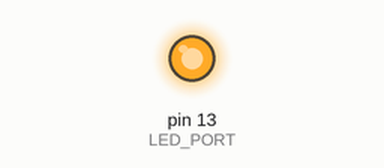
Bench run of a sketch on a simulated Arduino Uno, built with avr-gcc and run on an emulated ATmega328P. Parts: output pins drawn as LEDs (lit = HIGH).

Above: at 2.5 s.
At 6.0 s:
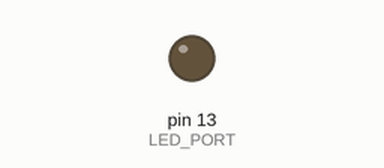
Timing chart, 0 to 9.1 s (numbered marks = the images above):
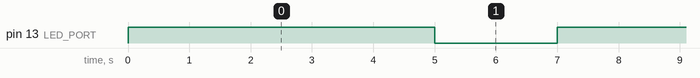

The sketch:

blink.ino
```cpp
int LED_PORT = 13;

void setup()
{
  pinMode(LED_PORT, OUTPUT);
}

void loop()
{
  digitalWrite(LED_PORT, HIGH);
  delay(5000);
  digitalWrite(LED_PORT, LOW);
  delay(2000);
}
```

Measured:
- by itself, pin 13 (LED_PORT): alternates HIGH for 5.0 s and LOW for 2.0 s
